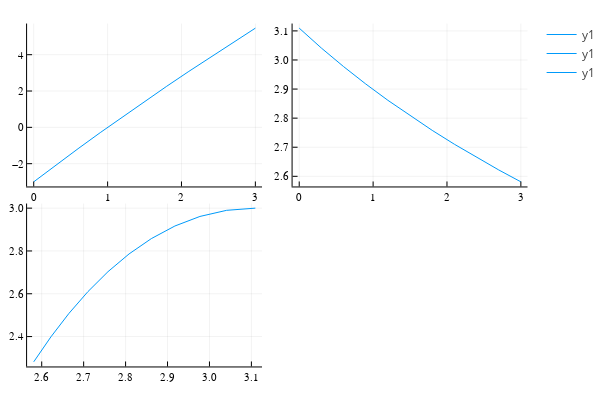

The code cell stored with this chart in its notebook:
### Code cell
p1 = plot(q, τ, legend = false)
p2 = plot(q, α, legend = false)
p3 = plot(α, f_α)
p4 = plot(p1, p2, p3)

### Figure 1 — Plotly figure (JSON) as saved in the notebook; plotly's stock layout.template omitted (floating-point values rounded to 4 significant figures)
{"data": [{"colorbar": {"title": ""}, "legendgroup": "y1", "line": {"color": "rgba(0, 154, 250, 1.000)", "dash": "solid", "shape": "linear", "width": 1}, "mode": "lines", "name": "y1", "showlegend": true, "type": "scatter", "x": [0, 0.3, 0.6, 0.9, 1.2, 1.5, 1.8, 2.1, 2.4, 2.7, 3], "xaxis": "x1", "y": [-3.0, -2.078, -1.175, -0.2908, 0.576, 1.426, 2.261, 3.081, 3.888, 4.681, 5.461], "yaxis": "y1", "zmax": null, "zmin": null}, {"colorbar": {"title": ""}, "legendgroup": "y1", "line": {"color": "rgba(0, 154, 250, 1.000)", "dash": "solid", "shape": "linear", "width": 1}, "mode": "lines", "name": "y1", "showlegend": true, "type": "scatter", "x": [0, 0.3, 0.6, 0.9, 1.2, 1.5, 1.8, 2.1, 2.4, 2.7, 3], "xaxis": "x2", "y": [3.109, 3.041, 2.977, 2.918, 2.861, 2.808, 2.758, 2.71, 2.665, 2.622, 2.581], "yaxis": "y2", "zmax": null, "zmin": null}, {"colorbar": {"title": ""}, "legendgroup": "y1", "line": {"color": "rgba(0, 154, 250, 1.000)", "dash": "solid", "shape": "linear", "width": 1}, "mode": "lines", "name": "y1", "showlegend": true, "type": "scatter", "x": [3.109, 3.041, 2.977, 2.918, 2.861, 2.808, 2.758, 2.71, 2.665, 2.622, 2.581], "xaxis": "x3", "y": [3.0, 2.99, 2.961, 2.917, 2.858, 2.786, 2.703, 2.61, 2.508, 2.399, 2.282], "yaxis": "y3", "zmax": null, "zmin": null}], "layout": {"annotations": [], "height": 400, "legend_position": {"bgcolor": "rgba(255, 255, 255, 1.000)", "bordercolor": "rgba(0, 0, 0, 1.000)", "borderwidth": 1, "font": {"color": "rgba(0, 0, 0, 1.000)", "family": "sans-serif", "size": 11}, "title": {"font": {"color": "rgba(0, 0, 0, 1.000)", "family": "sans-serif", "size": 15}, "text": ""}, "tracegroupgap": 0, "traceorder": "normal", "x": 1, "xanchor": "auto", "y": 1, "yanchor": "auto"}, "margin": {"b": 20, "l": 0, "r": 0, "t": 20}, "paper_bgcolor": "rgba(255, 255, 255, 1.000)", "plot_bgcolor": "rgba(255, 255, 255, 1.000)", "showlegend": true, "width": 600, "xaxis1": {"anchor": "y1", "domain": [0.05101, 0.4934], "gridcolor": "rgba(0, 0, 0, 0.100)", "gridwidth": 0.5, "linecolor": "rgba(0, 0, 0, 1.000)", "mirror": false, "range": [-0.09, 3.09], "showgrid": true, "showline": true, "showticklabels": true, "tickangle": 0, "tickcolor": "rgb(0, 0, 0)", "tickfont": {"color": "rgba(0, 0, 0, 1.000)", "family": "sans-serif", "size": 11}, "tickmode": "array", "ticks": "inside", "ticktext": ["0", "1", "2", "3"], "tickvals": [0, 1, 2, 3], "title": "", "titlefont": {"color": "rgba(0, 0, 0, 1.000)", "family": "sans-serif", "size": 15}, "type": "-", "visible": true, "zeroline": false, "zerolinecolor": "rgba(0, 0, 0, 1.000)"}, "xaxis2": {"anchor": "y2", "domain": [0.551, 0.9934], "gridcolor": "rgba(0, 0, 0, 0.100)", "gridwidth": 0.5, "linecolor": "rgba(0, 0, 0, 1.000)", "mirror": false, "range": [-0.09, 3.09], "showgrid": true, "showline": true, "showticklabels": true, "tickangle": 0, "tickcolor": "rgb(0, 0, 0)", "tickfont": {"color": "rgba(0, 0, 0, 1.000)", "family": "sans-serif", "size": 11}, "tickmode": "array", "ticks": "inside", "ticktext": ["0", "1", "2", "3"], "tickvals": [0, 1, 2, 3], "title": "", "titlefont": {"color": "rgba(0, 0, 0, 1.000)", "family": "sans-serif", "size": 15}, "type": "-", "visible": true, "zeroline": false, "zerolinecolor": "rgba(0, 0, 0, 1.000)"}, "xaxis3": {"anchor": "y3", "domain": [0.05101, 0.4934], "gridcolor": "rgba(0, 0, 0, 0.100)", "gridwidth": 0.5, "linecolor": "rgba(0, 0, 0, 1.000)", "mirror": false, "range": [2.565, 3.125], "showgrid": true, "showline": true, "showticklabels": true, "tickangle": 0, "tickcolor": "rgb(0, 0, 0)", "tickfont": {"color": "rgba(0, 0, 0, 1.000)", "family": "sans-serif", "size": 11}, "tickmode": "array", "ticks": "inside", "ticktext": ["2.6", "2.7", "2.8", "2.9", "3.0", "3.1"], "tickvals": [2.6, 2.7, 2.8, 2.9, 3, 3.1], "title": "", "titlefont": {"color": "rgba(0, 0, 0, 1.000)", "family": "sans-serif", "size": 15}, "type": "-", "visible": true, "zeroline": false, "zerolinecolor": "rgba(0, 0, 0, 1.000)"}, "yaxis1": {"anchor": "x1", "domain": [0.5376, 0.9902], "gridcolor": "rgba(0, 0, 0, 0.100)", "gridwidth": 0.5, "linecolor": "rgba(0, 0, 0, 1.000)", "mirror": false, "range": [-3.254, 5.715], "showgrid": true, "showline": true, "showticklabels": true, "tickangle": 0, "tickcolor": "rgb(0, 0, 0)", "tickfont": {"color": "rgba(0, 0, 0, 1.000)", "family": "sans-serif", "size": 11}, "tickmode": "array", "ticks": "inside", "ticktext": ["−2", "0", "2", "4"], "tickvals": [-2, 0, 2, 4], "title": "", "titlefont": {"color": "rgba(0, 0, 0, 1.000)", "family": "sans-serif", "size": 15}, "type": "-", "visible": true, "zeroline": false, "zerolinecolor": "rgba(0, 0, 0, 1.000)"}, "yaxis2": {"anchor": "x2", "domain": [0.5376, 0.9902], "gridcolor": "rgba(0, 0, 0, 0.100)", "gridwidth": 0.5, "linecolor": "rgba(0, 0, 0, 1.000)", "mirror": false, "range": [2.565, 3.125], "showgrid": true, "showline": true, "showticklabels": true, "tickangle": 0, "tickcolor": "rgb(0, 0, 0)", "tickfont": {"color": "rgba(0, 0, 0, 1.000)", "family": "sans-serif", "size": 11}, "tickmode": "array", "ticks": "inside", "ticktext": ["2.6", "2.7", "2.8", "2.9", "3.0", "3.1"], "tickvals": [2.6, 2.7, 2.8, 2.9, 3, 3.1], "title": "", "titlefont": {"color": "rgba(0, 0, 0, 1.000)", "family": "sans-serif", "size": 15}, "type": "-", "visible": true, "zeroline": false, "zerolinecolor": "rgba(0, 0, 0, 1.000)"}, "yaxis3": {"anchor": "x3", "domain": [0.03762, 0.4902], "gridcolor": "rgba(0, 0, 0, 0.100)", "gridwidth": 0.5, "linecolor": "rgba(0, 0, 0, 1.000)", "mirror": false, "range": [2.26, 3.022], "showgrid": true, "showline": true, "showticklabels": true, "tickangle": 0, "tickcolor": "rgb(0, 0, 0)", "tickfont": {"color": "rgba(0, 0, 0, 1.000)", "family": "sans-serif", "size": 11}, "tickmode": "array", "ticks": "inside", "ticktext": ["2.4", "2.6", "2.8", "3.0"], "tickvals": [2.4, 2.6, 2.8, 3], "title": "", "titlefont": {"color": "rgba(0, 0, 0, 1.000)", "family": "sans-serif", "size": 15}, "type": "-", "visible": true, "zeroline": false, "zerolinecolor": "rgba(0, 0, 0, 1.000)"}}}
